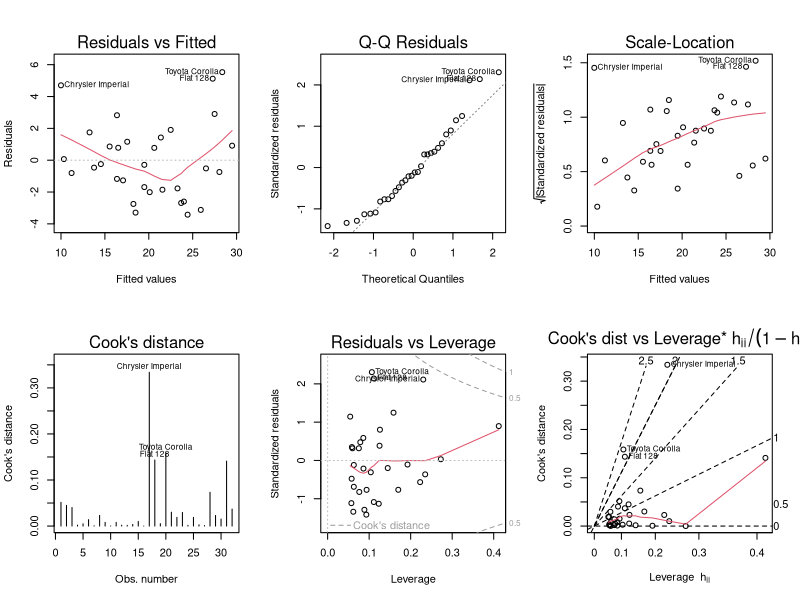

Recreate this plot in R.
## ---- chunk 1
moose<-lm(data=mtcars,formula=mpg~wt + factor(am) + hp)
par(mfrow=c(2,3))
g<-plot(moose,which=1:6)
print(g)
